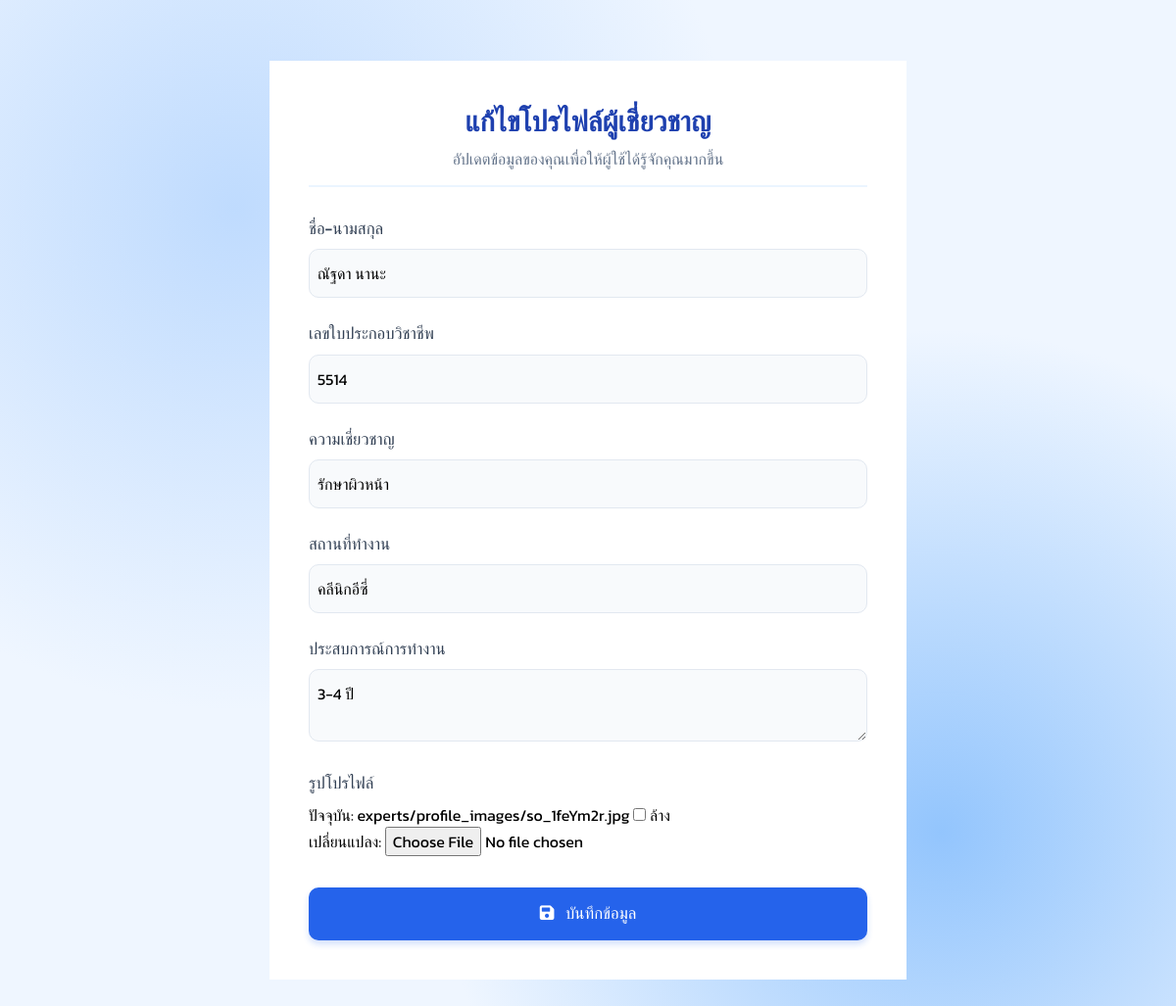
Page /edit_expert_profile/ (signed in) on the committed database.
### accounts/models.py (models this page shows, shortened)
class Expert(models.Model):
    user = models.OneToOneField(User, on_delete=models.CASCADE, related_name='expert_profile', null=True)
    full_name = models.CharField(max_length=100, verbose_name="ชื่อ-สกุล")
    license_number = models.CharField(max_length=20, unique=True, verbose_name="เลขใบประกอบวิชาชีพ")
    expertise = models.CharField(max_length=100, verbose_name="ความเชี่ยวชาญ")
    workplace = models.CharField(max_length=100, verbose_name="สถานที่ทำงาน")
    experience = models.TextField(verbose_name="ประสบการณ์การทำงาน")
    profile_image = models.ImageField(upload_to="experts/profile_images", null=True, blank=True, verbose_name="รูปโปรไฟล์")
    is_verified = models.BooleanField(default=False, verbose_name="ยืนยันแล้ว")

### accounts/views.py (the view)
# urls.py: path('edit_expert_profile/', views.edit_expert_profile, name='edit_expert_profile'),
@login_required
def edit_expert_profile(request):
    try:
        expert = Expert.objects.get(user=request.user)
    except Expert.DoesNotExist:
        messages.error(request, "ไม่พบข้อมูลผู้เชี่ยวชาญ")
        return redirect('expert_profile')
    if request.method == 'POST':
        form = ExpertProfileForm(request.POST, request.FILES, instance=expert)
        if form.is_valid():
            form.save()
            messages.success(request, "แก้ไขข้อมูลสำเร็จ")
            return redirect('expert_profile')
    else:
        form = ExpertProfileForm(instance=expert)
    return render(request, 'edit_expert_profile.html', {'form': form})

### accounts/forms.py
class ExpertProfileForm(forms.ModelForm):
    class Meta:
        model = Expert
        fields = ['full_name', 'license_number', 'expertise', 'workplace', 'experience', 'profile_image']

### templates/edit_expert_profile.html (shortened to what this page needs)
<!DOCTYPE html>
<html lang="th">
<head>
    <link href="https://cdnjs.cloudflare.com/ajax/libs/font-awesome/6.0.0-beta3/css/all.min.css" rel="stylesheet">
    <script src="https://cdn.tailwindcss.com"></script>
</head>
<body class="py-8">
    <div class="form-container">
        <div class="form-header text-center">
            <h1>แก้ไขโปรไฟล์ผู้เชี่ยวชาญ</h1>
            <p>อัปเดตข้อมูลของคุณเพื่อให้ผู้ใช้ได้รู้จักคุณมากขึ้น</p>
        </div>
        <form method="post" enctype="multipart/form-data">
            <div class="form-group">
                <label for="id_full_name" class="form-label">ชื่อ-นามสกุล</label>
                <div class="input-icon-wrapper">
                    <input type="text" name="full_name" id="id_full_name" class="form-control" placeholder="กรุณากรอกชื่อ-นามสกุล" value="{{ form.full_name.value }}">
                </div>
            </div>
            <div class="form-group">
                <label for="id_license_number" class="form-label">เลขใบประกอบวิชาชีพ</label>
                <div class="input-icon-wrapper">
                    <input type="text" name="license_number" id="id_license_number" class="form-control" placeholder="กรุณากรอกเลขใบประกอบวิชาชีพ" value="{{ form.license_number.value }}">
                </div>
            </div>
            <div class="form-group">
                <label for="id_expertise" class="form-label">ความเชี่ยวชาญ</label>
                <div class="input-icon-wrapper">
                    <input type="text" name="expertise" id="id_expertise" class="form-control" placeholder="กรุณากรอกความเชี่ยวชาญ" value="{{ form.expertise.value }}">
                </div>
            </div>
            <div class="form-group">
                <label for="id_workplace" class="form-label">สถานที่ทำงาน</label>
                <div class="input-icon-wrapper">
                    <input type="text" name="workplace" id="id_workplace" class="form-control" placeholder="กรุณากรอกสถานที่ทำงาน" value="{{ form.workplace.value }}">
                </div>
            </div>
            <div class="form-group">
                <label for="id_experience" class="form-label">ประสบการณ์การทำงาน</label>
                <div class="input-icon-wrapper">
                    <textarea name="experience" id="id_experience" class="form-control" placeholder="กรุณากรอกประสบการณ์การทำงาน">{{ form.experience.value }}</textarea>
                </div>
            </div>
            <div class="form-group">
                <label for="id_profile_image" class="form-label">รูปโปรไฟล์</label>
                {{ form.profile_image }}
            </div>
            <div class="mt-8">
                <button type="submit" class="btn-primary">
                    <i class="fas fa-save mr-2"></i> บันทึกข้อมูล
                </button>
            </div>
        </form>
    </div>
</body>
</html>

### templates/edit_expert_profile.html (style rules this page uses)
* { font-family: "Kanit", sans-serif; }
body { background-color: #EFF6FF; background-image: radial-gradient(circle at 20% 20%, #BFDBFE 0%, transparent 40%), radial-gradient(circle at 80% 80%, #93C5FD 0%, transparent 40%); min-height: 100vh; }
.form-container { background-color: white; border-radius: 0; box-shadow: none; padding: 40px; max-width: 650px; margin: 30px auto; }
.form-header { position: relative; margin-bottom: 30px; padding-bottom: 15px; border-bottom: 2px solid #EBF5FF; }
.form-header h1 { color: #1E40AF; font-weight: 600; font-size: 1.8rem; }
.form-header p { color: #64748B; margin-top: 5px; }
.form-group { margin-bottom: 24px; }
.form-label { display: block; color: #334155; font-weight: 500; margin-bottom: 8px; font-size: 1.05rem; }
.form-control { width: 100%; padding: 12px 16px; padding-left: 8px; border-radius: 10px; border: 1.5px solid #E2E8F0; background-color: #F8FAFC; font-size: 1rem; transition: all 0.3s ease; }
.form-control::placeholder { color: #94A3B8; font-size: 1rem; }
.btn-primary { background-color: #2563EB; color: white; padding: 14px 28px; border-radius: 10px; font-size: 1.05rem; font-weight: 500; transition: all 0.3s ease; width: 100%; box-shadow: 0 4px 6px rgba(37, 99, 235, 0.2); }

### rows in the picture
Expert: full_name "ณัฐดา นานะ", license_number "5514", expertise "รักษาผิวหน้า", workplace "คลีนิกอีซี่", experience "3-4 ปี"
